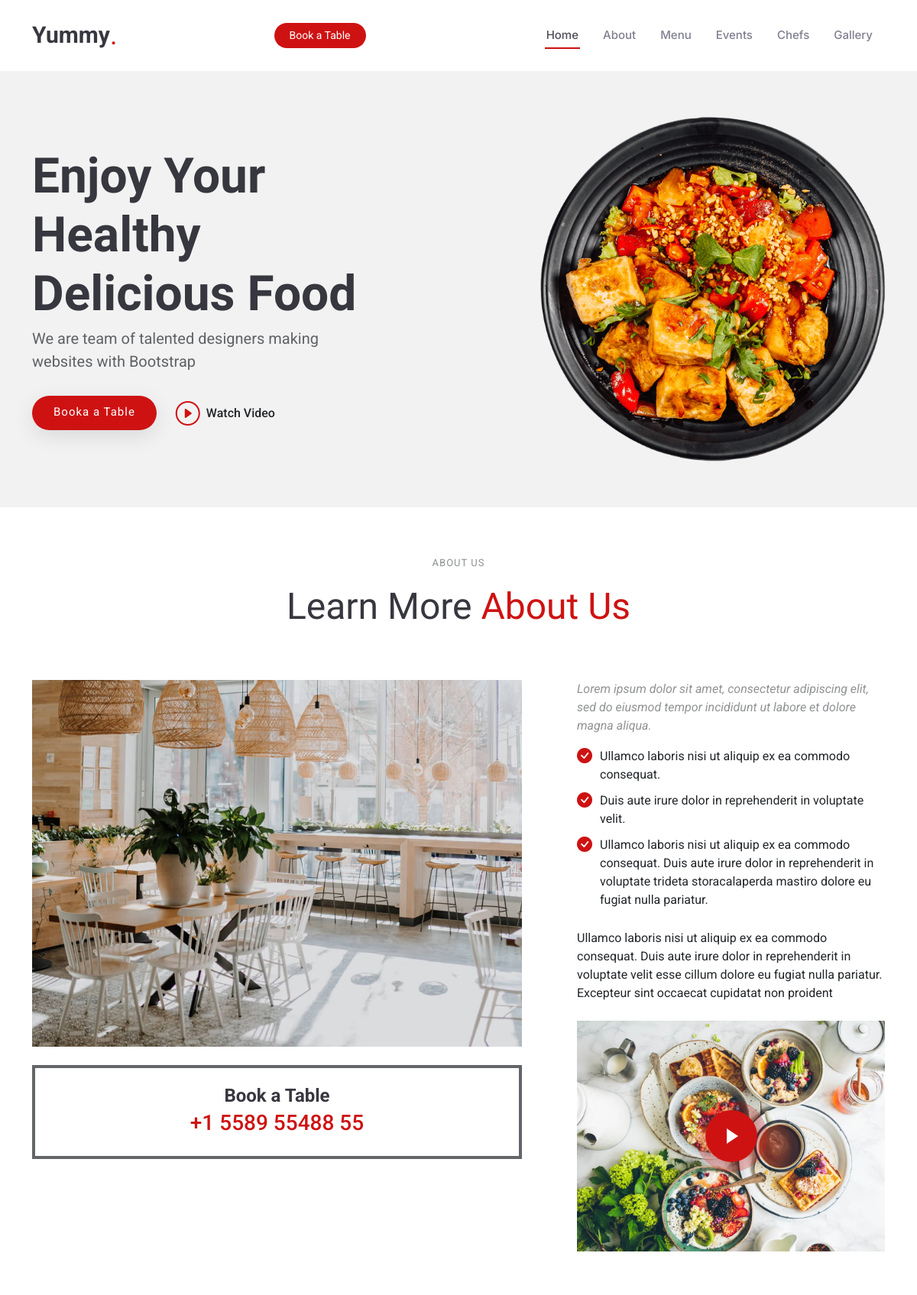
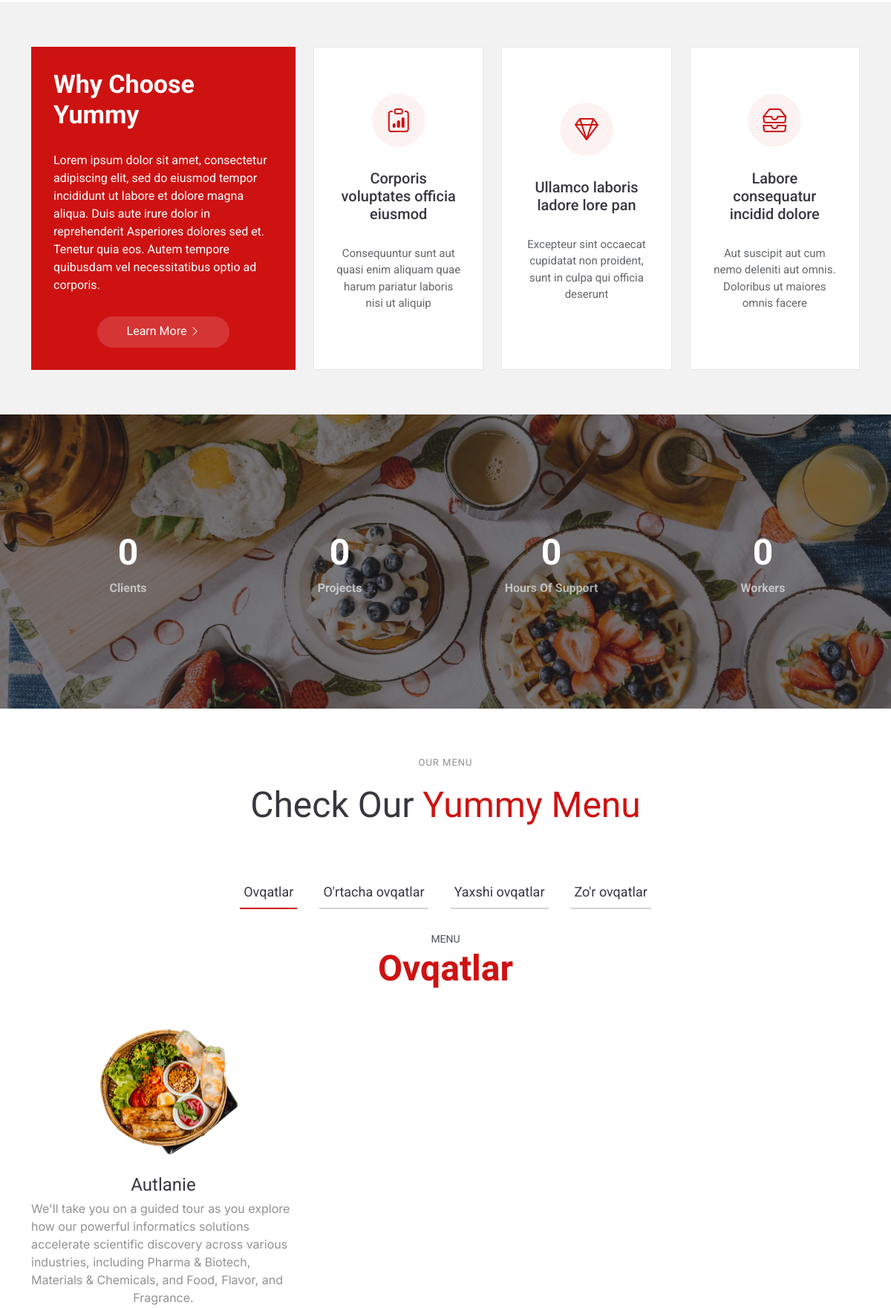
The page / (upper part) on the database its author committed (2 pictures, top to bottom).
### app/models.py (models this page shows, shortened)
class Category(models.Model):
    name = models.CharField(max_length=50)

class Product(models.Model):
    name = models.CharField(max_length=50)
    price = models.FloatField()
    image = models.ImageField(upload_to='images/')
    description = models.TextField()
    category = models.ForeignKey(Category, on_delete=models.CASCADE)

### app/views.py (the view)
# urls.py: path('', index, name='index'),
def index(request):
    categories = Category.objects.all()
    products = Product.objects.all()
    images = Image.objects.all()
    profiessionalchefs = Proffesionalchef.objects.all()
    ourgallerys = Ourgallery.objects.all()
    contacts = Contact.objects.all()
    testimonals = Testimonial.objects.all()
    return render(request, 'index.html', context={
        'categories': categories,
        'products': products,
        'images': images,
        'profiessionalchefs': profiessionalchefs,
        'ourgallerys': ourgallerys,
        'contacts': contacts,
        'testimonals': testimonals,
    })

### templates/index.html (shortened to what this page needs)
{% load static %}
<!DOCTYPE html>
<html lang="en">
<head>
<link href="{% static 'vendor/bootstrap/css/bootstrap.min.css'%}" rel="stylesheet">
<link href="{% static 'vendor/bootstrap-icons/bootstrap-icons.css'%}" rel="stylesheet">
<link href="{% static 'vendor/aos/aos.css'%}" rel="stylesheet">
<link href="{% static 'vendor/glightbox/css/glightbox.min.css'%}" rel="stylesheet">
<link href="{% static 'vendor/swiper/swiper-bundle.min.css'%}" rel="stylesheet">
<link href="{% static 'css/main.css'%}" rel="stylesheet">
</head>
<body class="index-page">
  <header id="header" class="header d-flex align-items-center sticky-top">
    <div class="container position-relative d-flex align-items-center justify-content-between">
      <a href="index.html" class="logo d-flex align-items-center me-auto me-xl-0">
        <h1 class="sitename">Yummy</h1>
        <span>.</span>
      </a>
      <nav id="navmenu" class="navmenu">
        <ul>
          <li><a href="#hero" class="active">Home<br></a></li>
          <li><a href="#about">About</a></li>
          <li><a href="#menu">Menu</a></li>
          <li><a href="#events">Events</a></li>
          <li><a href="#chefs">Chefs</a></li>
          <li><a href="#gallery">Gallery</a></li>
      </nav>
      <a class="btn-getstarted" href="index.html#book-a-table">Book a Table</a>
    </div>
  </header>
  <main class="main">
    <section id="hero" class="hero section light-background">
      <div class="container">
        <div class="row gy-4 justify-content-center justify-content-lg-between">
          <div class="col-lg-5 order-2 order-lg-1 d-flex flex-column justify-content-center">
            <h1 data-aos="fade-up">Enjoy Your Healthy<br>Delicious Food</h1>
            <p data-aos="fade-up" data-aos-delay="100">We are team of talented designers making websites with Bootstrap</p>
            <div class="d-flex" data-aos="fade-up" data-aos-delay="200">
              <a href="#book-a-table" class="btn-get-started">Booka a Table</a>
              <a href="https://www.youtube.com/watch?v=Y7f98aduVJ8" class="glightbox btn-watch-video d-flex align-items-center"><i class="bi bi-play-circle"></i><span>Watch Video</span></a>
            </div>
          </div>
          <div class="col-lg-5 order-1 order-lg-2 hero-img" data-aos="zoom-out">
            <img src="{% static 'img/hero-img.png'%}" class="img-fluid animated" alt="">
          </div>
        </div>
      </div>
    </section>
    <section id="about" class="about section">
      <div class="container section-title" data-aos="fade-up">
        <h2>About Us<br></h2>
        <p><span>Learn More</span> <span class="description-title">About Us</span></p>
      </div>
      <div class="container">
        <div class="row gy-4">
          <div class="col-lg-7" data-aos="fade-up" data-aos-delay="100">
            <img src="{% static 'img/about.jpg'%}" class="img-fluid mb-4" alt="">
            <div class="book-a-table">
              <h3>Book a Table</h3>
              <p>+1 5589 55488 55</p>
            </div>
          </div>
          <div class="col-lg-5" data-aos="fade-up" data-aos-delay="250">
            <div class="content ps-0 ps-lg-5">
              <p class="fst-italic">
                Lorem ipsum dolor sit amet, consectetur adipiscing elit, sed do eiusmod tempor incididunt ut labore et dolore
                magna aliqua.
              </p>
              <ul>
                <li><i class="bi bi-check-circle-fill"></i> <span>Ullamco laboris nisi ut aliquip ex ea commodo consequat.</span></li>
                <li><i class="bi bi-check-circle-fill"></i> <span>Duis aute irure dolor in reprehenderit in voluptate velit.</span></li>
                <li><i class="bi bi-check-circle-fill"></i> <span>Ullamco laboris nisi ut aliquip ex ea commodo consequat. Duis aute irure dolor in reprehenderit in voluptate trideta storacalaperda mastiro dolore eu fugiat nulla pariatur.</span></li>
              </ul>
              <p>
                Ullamco laboris nisi ut aliquip ex ea commodo consequat. Duis aute irure dolor in reprehenderit in voluptate
                velit esse cillum dolore eu fugiat nulla pariatur. Excepteur sint occaecat cupidatat non proident
              </p>
              <div class="position-relative mt-4">
                <img src="{% static 'img/about-2.jpg'%}" class="img-fluid" alt="">
                <a href="https://www.youtube.com/watch?v=Y7f98aduVJ8" class="glightbox pulsating-play-btn"></a>
              </div>
            </div>
          </div>
        </div>
      </div>
    </section>
    <section id="why-us" class="why-us section light-background">
      <div class="container">
        <div class="row gy-4">
          <div class="col-lg-4" data-aos="fade-up" data-aos-delay="100">
            <div class="why-box">
              <h3>Why Choose Yummy</h3>
              <p>
                Lorem ipsum dolor sit amet, consectetur adipiscing elit, sed do eiusmod tempor incididunt ut labore et dolore magna aliqua. Duis aute irure dolor in reprehenderit
                Asperiores dolores sed et. Tenetur quia eos. Autem tempore quibusdam vel necessitatibus optio ad corporis.
              </p>
              <div class="text-center">
                <a href="#" class="more-btn"><span>Learn More</span> <i class="bi bi-chevron-right"></i></a>
              </div>
            </div>
          </div>
          <div class="col-lg-8 d-flex align-items-stretch">
            <div class="row gy-4" data-aos="fade-up" data-aos-delay="200">
              <div class="col-xl-4">
                <div class="icon-box d-flex flex-column justify-content-center align-items-center">
                  <i class="bi bi-clipboard-data"></i>
                  <h4>Corporis voluptates officia eiusmod</h4>
                  <p>Consequuntur sunt aut quasi enim aliquam quae harum pariatur laboris nisi ut aliquip</p>
                </div>
              </div>
              <div class="col-xl-4" data-aos="fade-up" data-aos-delay="300">
                <div class="icon-box d-flex flex-column justify-content-center align-items-center">
                  <i class="bi bi-gem"></i>
                  <h4>Ullamco laboris ladore lore pan</h4>
                  <p>Excepteur sint occaecat cupidatat non proident, sunt in culpa qui officia deserunt</p>
                </div>
              </div>
              <div class="col-xl-4" data-aos="fade-up" data-aos-delay="400">
                <div class="icon-box d-flex flex-column justify-content-center align-items-center">
                  <i class="bi bi-inboxes"></i>
                  <h4>Labore consequatur incidid dolore</h4>
                  <p>Aut suscipit aut cum nemo deleniti aut omnis. Doloribus ut maiores omnis facere</p>
                </div>
              </div>
            </div>
          </div>
        </div>
      </div>
    </section>
    <section id="stats" class="stats section dark-background">
      <img src="{% static 'img/stats-bg.jpg' %}" alt="" data-aos="fade-in">
      <div class="container position-relative" data-aos="fade-up" data-aos-delay="100">
        <div class="row gy-4">
          <div class="col-lg-3 col-md-6">
            <div class="stats-item text-center w-100 h-100">
              <span data-purecounter-start="0" data-purecounter-end="232" data-purecounter-duration="1" class="purecounter"></span>
              <p>Clients</p>
            </div>
          </div>
          <div class="col-lg-3 col-md-6">
            <div class="stats-item text-center w-100 h-100">
              <span data-purecounter-start="0" data-purecounter-end="521" data-purecounter-duration="1" class="purecounter"></span>
              <p>Projects</p>
            </div>
          </div>
          <div class="col-lg-3 col-md-6">
            <div class="stats-item text-center w-100 h-100">
              <span data-purecounter-start="0" data-purecounter-end="1453" data-purecounter-duration="1" class="purecounter"></span>
              <p>Hours Of Support</p>
            </div>
          </div>
          <div class="col-lg-3 col-md-6">
            <div class="stats-item text-center w-100 h-100">
              <span data-purecounter-start="0" data-purecounter-end="32" data-purecounter-duration="1" class="purecounter"></span>
              <p>Workers</p>
            </div>
          </div>
        </div>
      </div>
    </section>
<section id="menu" class="menu section">
  <div class="container section-title" data-aos="fade-up">
      <h2>Our Menu</h2>
      <p><span>Check Our</span> <span class="description-title">Yummy Menu</span></p>
  </div>
  <div class="container">
      <ul class="nav nav-tabs d-flex justify-content-center" data-aos="fade-up" data-aos-delay="100">
          {% for category in categories %}
              <li class="nav-item">
                  <a class="nav-link {% if forloop.first %}active show{% endif %}" data-bs-toggle="tab" href="#menu-{{ category.id }}">
                      <h4>{{ category.name }}</h4>
                  </a>
              </li>
          {% endfor %}
      </ul>
      <div class="tab-content" data-aos="fade-up" data-aos-delay="200">
          {% for category in categories %}
              <div class="tab-pane fade {% if forloop.first %}active show{% endif %}" id="menu-{{ category.id }}">
                  <div class="tab-header text-center">
                      <p>Menu</p>
                      <h3>{{ category.name }}</h3>
                  </div>
                  <div class="row gy-5">
                      {% for product in products %}
                          {% if product.category.id == category.id %}
                              <div class="col-lg-4 menu-item">
                                  <a href="{{ product.image.url }}" class="glightbox">
                                      <img src="{{ product.image.url }}" class="menu-img img-fluid" alt="{{ product.name }}">
                                  </a>
                                  <h4>{{ product.name }}</h4>
                                  <p class="ingredients">{{ product.description }}</p>
                              </div>
                          {% endif %}
                      {% endfor %}
                  </div>
              </div>
          {% endfor %}
      </div>
  </div>
</section>
  </main>
</body>
</html>

### rows shown on the page
Category: name "Ovqatlar"
Category: name "O'rtacha ovqatlar"
Category: name "Yaxshi ovqatlar"
Category: name "Zo'r ovqatlar"
Product: image (picture), name "Autlanie", description "We'll take you on a guided tour as you explore how our powerful informatics solutions accelerate scientific discovery across various industries, including Pharma & Biotech, Materials & Chemicals, and Food, Flavor, and Fragrance."
